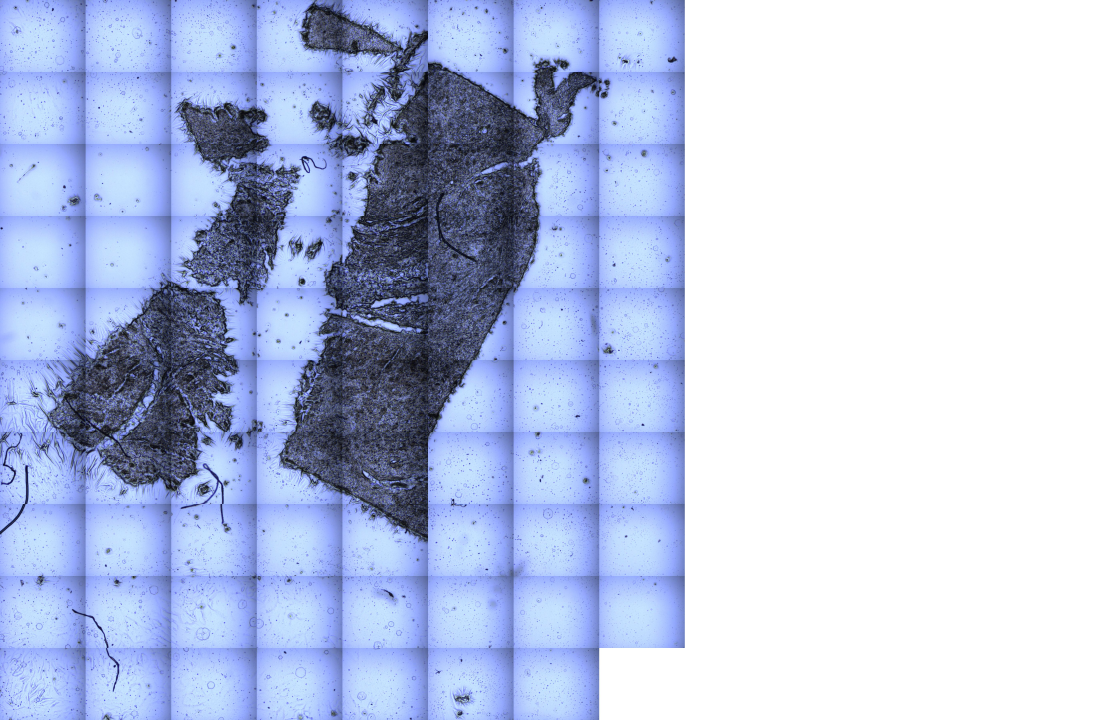
#> input picture acqBianco1_unita.jpg, 5564 x 3600 px (shown at 1/5 size)
$ python -i match_images.py   (imports and definitions only)
#> lines starting #> are read from the running program, lines starting #| are printed output that depends on the picture; after the words box and inside, x2 and y2 are one past the last pixel; in counts of white or black regions, pixels touching at a corner belong together
import cv2
import numpy as np
import matplotlib.pyplot as plt
from matplotlib.backends.backend_tkagg import FigureCanvasTkAgg
import tkinter as tk
from tkinter import filedialog, ttk

#parametri di dove sono iniziate le scansioni delle immagini, per rendere algoritmo generale ho due scelte:
# -chiederli in input all'utente
# -leggere da file system il nome delle foto
ROW_NOTCOLORED = 25000
COLUMN_NOTCOLORED = 14630
ROW_COLORED = 22360
COLUMN_COLORED = 34290

class tkinter:
    def __init__(self):
        self.tk = tk.Tk()
        self.tk.geometry("800x800")
        self.tk.title("Matching campioni")

        self.notebook = ttk.Notebook(self.tk)
        self.notebook.pack(expand=True, fill='both')

        self.tab1 = ttk.Frame(self.notebook)
        self.tab2 = ttk.Frame(self.notebook)
        self.tab1.grid_columnconfigure(0, weight=1)
        self.tab1.grid_columnconfigure(1, weight=1)
        self.tab2.grid_columnconfigure(0, weight=1)
        self.tab2.grid_columnconfigure(1, weight=1)
        self.tab1.grid_propagate(False)
        self.tab2.grid_propagate(False)

        # Aggiungi schede al notebook
        self.notebook.add(self.tab1, text='Seleziona campioni')
        self.notebook.add(self.tab2, text='Matching campioni')

        self.img1 = None
        self.img2 = None
        tk.Label(self.tab1, text="Seleziona campioni da confrontare", fg = "red", font=("Helvetica", 16)).grid(row=1, columnspan=2)

        tk.Button(self.tab1, text="Scegli campione 1", command=lambda:self.open_file(1)).grid(row=2, column = 0)
        tk.Label(self.tab1, text="Nessun Path selezionato al momento", anchor='w').grid(row=2, column=1, sticky='w')
        tk.Label(self.tab1, text="").grid(row=3, pady=4)
        tk.Button(self.tab1, text="Scegli campione 2", command=lambda:self.open_file(2)).grid(row=4, column = 0)
        tk.Label(self.tab1, text="Nessun Path selezionato al momento", anchor='w').grid(row=4, column=1, sticky='w')
        tk.Label(self.tab1, text="").grid(row=5, pady=4)
        tk.Button(self.tab1, text="Confronta", command=lambda:self.check_img(self.img1, self.img2)).grid(row=6, columnspan = 2)

    def check_img(self, img1, img2):
        if img1 is not None or img2 is not None:
            self.notebook.select(self.tab2)
            main(self.img1, self.img2)
        else:
            tk.Label(self.tab1, text="Immagini scelte non valide").grid(row=4, columnspan=2)

    def open_file(self, index):
        filepath = filedialog.askopenfilename()  # Apri la finestra di dialogo per selezionare un file

        if filepath:

            img = cv2.imread(filepath, cv2.IMREAD_COLOR)
            if img is None:
                tk.Label(self.tab1, text="File non valido").grid(row=4, columnspan=2)
                return -1

            if index == 1:
                tk.Label(self.tab1, text=filepath, anchor='w').grid(row=2, column = 1, padx=3, sticky='w')
                self.img1 = img
            elif index == 2:
                tk.Label(self.tab1, text=filepath, anchor='w').grid(row=4, column = 1, padx=3, sticky='w')
                self.img2 = img


    def home(self, centr1, centr2, rot, shape, contour1, contour2):
        self.centroide = np.array(centr1).copy() #questo è il centroide che vado a usare per le traslazioni
        self.centr1 = centr1 #questo è il centroide della prima immagine
        self.centr2 = centr2 #questo è il centroide della seconda immagine
        self.bestRot = rot #questo è il grado di rotazione migliore calcolato dal sistema
        self.myRot = rot #rotazione usata per modificare a piacimento dell'utente
        self.shape = shape #dimensioni dell'immagine
        self.contour1 = contour1 #il contorno della prima immagine
        self.contour2 = contour2 #il contorno della seconda immagine
        welcome_label = tk.Label(self.tab2,
                         text="Inserisci coordinate immagine colorata",
                         fg = "red",
                         font=("Helvetica", 16))
        welcome_label.grid(row=0, columnspan=2)
        tk.Label(self.tab2, text="X", font=("Helvetica", 12)).grid(row=1, column=0)
        tk.Label(self.tab2, text="Y", font=("Helvetica", 12)).grid(row=2, column=0)
        tk.Label(self.tab2, text="Rotazione",font=("Helvetica", 12)).grid(row=3, column=0)

        self.defaultX = tk.StringVar()
        self.defaultY = tk.StringVar()
        self.defaultX.set(self.centr1[0] + ROW_COLORED)
        self.defaultY.set(self.centr1[1] + COLUMN_COLORED)
        self.defaultRot = tk.StringVar()
        self.defaultRot.set(self.bestRot)

        x = tk.Spinbox(self.tab2, from_=ROW_COLORED, to=ROW_COLORED + self.shape[0], textvariable=self.defaultX)
        y = tk.Spinbox(self.tab2, from_=COLUMN_COLORED, to=COLUMN_COLORED + self.shape[1], textvariable=self.defaultY)
        rot = tk.Spinbox(self.tab2, from_=0, to=359, textvariable=self.defaultRot)

        x.grid(row=1, column=1)
        y.grid(row=2, column=1)
        rot.grid(row = 3, column=1)
        tk.Label(self.tab2, text="").grid(row=4, pady=2)

        tk.Button(self.tab2, text="Applica", command=lambda:self.submit(x, y, rot), font=("Helvetica", 12)).grid(row=5, columnspan=2)
        tk.Label(self.tab2, text="").grid(row=6, pady=4)
        tk.Button(self.tab2, text="Posizioni su vetrino", command=lambda:self.original_position(), font=("Helvetica", 12)).grid(row=9, column=0)
        tk.Button(self.tab2, text="Posizione iniziale", command=lambda:self.best_position(), font=("Helvetica", 12)).grid(row=9, column=1)
        tk.Label(self.tab2, text="").grid(row=8, pady=5)
        self.drawImg()

    def original_position(self):
        self.centroide = np.array(self.centr2).copy()
        self.myRot = self.bestRot
        self.defaultX.set(self.centr2[0] + ROW_COLORED)
        self.defaultY.set(self.centr2[1] + COLUMN_COLORED)
        self.defaultRot.set(self.bestRot)
        self.drawImg()

    def best_position(self):

        self.centroide = np.array(self.centr1).copy()
        self.myRot = self.bestRot
        self.defaultX.set(self.centr1[0] + ROW_COLORED)
        self.defaultY.set(self.centr1[1] + COLUMN_COLORED)
        self.defaultRot.set(self.bestRot)
        self.drawImg()


    def drawImg(self):

        if hasattr(self, 'canvas_widget'):
            self.canvas_widget.destroy()

        center = (float(self.centroide[0]), float(self.centroide[1]))
        rotMatrix = cv2.getRotationMatrix2D(center, self.myRot, 1.0)
        new_contour2 = cv2.transform(self.contour2[0], rotMatrix)
        new_cont2 = new_contour2 + np.array([[[self.centroide[0], self.centroide[1]]]]) - np.array([[[self.centr2[0], self.centr2[1]]]])

        img = np.zeros((self.shape[0],self.shape[1],3), dtype=np.uint8)

        cv2.drawContours(img, self.contour1, -1, (0,255,0), 7)
        cv2.drawContours(img, [new_cont2], -1, (255,0,0), 7)

        fig, ax = plt.subplots()
        ax.axis('off')
        ax.imshow(img)

        canvas = FigureCanvasTkAgg(fig, master=self.tab2)
        canvas.draw()
        canvas.get_tk_widget().grid(row = 7, columnspan=2, padx=10)

    def submit(self, x, y, rot):

        #tk.Label(self.tk, text="").grid(row=5, pady=10)
        try:
            self.centroide[0] = float(x.get()) - ROW_COLORED
            self.centroide[1] = float(y.get()) - COLUMN_COLORED
            self.myRot = float(rot.get())

            self.drawImg()

            # [9 lines of commented-out code are left out]
        except:
            tk.Label(self.tab2, text="Valori inseriti non validi").grid(row=8, columnspan=2)

        return

def filter_image(img):
    imgWhite = False

    result = onlyPurple(img)
    if not np.mean(result) > 254: #controllo se era un campione non colorato non faccio nulla
        img = result
    else:
        imgWhite = True

    img_gray = cv2.cvtColor(img, cv2.COLOR_BGR2GRAY)

    if(imgWhite):
        matrix1 = np.ones(img_gray.shape, dtype="uint8") * 70 # matrice usata per schiarire e quindi rimuovere rumore delle righe foto
        img_gray = cv2.add(img_gray, matrix1)  #schiarisco la figura non colorata perche piu scura e con maggior rumore

    #aumento il contrasto delle immagini
    matrix2 = np.ones(img_gray.shape) * 1.3 #matrice per + contrasto
    img_gray = np.uint8(np.clip(cv2.multiply(np.float64(img_gray), matrix2), 0, 255))

    #rendo l'immagine una bitmap
    img_gray = cv2.adaptiveThreshold(img_gray, 255, cv2.ADAPTIVE_THRESH_MEAN_C, cv2.THRESH_BINARY_INV, 13, 3)

    #allargo dimensioni immagini per la rotazione di 1/2 rispetto alla loro dimensione e disegno al centro
    dimX = img.shape[0] + img.shape[0]//2
    dimY = img.shape[1] + img.shape[1]//2
    canvas = np.zeros((dimX, dimY), dtype=np.uint8)
    canvas[img_gray.shape[0]//4:img_gray.shape[0]//4*5, img_gray.shape[1]//4:img_gray.shape[1]//4*5] = img_gray

    #filtro dove elimino un po di rumore nei contorni frastagliati
    canvas = cv2.bilateralFilter(canvas, 30, 75, 75)

    return canvas

def define_contour(img, square):
    density = cv2.blur(img.astype(np.float32), square) / 255
    mask = (density > 0.000005).astype(np.uint8) * 255
    new_img = np.maximum(img, mask.astype(np.uint8))
    #print(square[0])
    return new_img


def find_contour(img):
    #ottengo i contorni
    while True:
        contours, _ = cv2.findContours(img, cv2.RETR_EXTERNAL, cv2.CHAIN_APPROX_NONE)

        filter_contours = []
        for i in contours:
            if(len(i) > 2000):
                filter_contours.append(i)

        if(len(filter_contours) == 1):
            break
        elif len(filter_contours) == 0:
            print("Contorni troppo poco definiti")
            return -1
        else:
            square = (27, 27) #area considerata per filtrare i pixel
            img = define_contour(img, square)

    return filter_contours

def main(img1, img2): #i due argomenti sono le immagini dei vetrini

    #filtro le immagini
    img1 = filter_image(img1)
    img2 = filter_image(img2)

    filter_contours1 = find_contour(img1)
    filter_contours2 = find_contour(img2)

    if(filter_contours1 == -1 or filter_contours2 == -1):
        return -1

    # [6 lines of commented-out code are left out]

    M1 = cv2.moments(filter_contours1[0])

    cx1 = int(M1["m10"] / M1["m00"])  # coordinata X del centro
    cy1 = int(M1["m01"] / M1["m00"])  # coordinata Y del centro
    centroide1 = np.array([cx1, cy1])

    M2 = cv2.moments(filter_contours2[0])

    cx2 = int(M2["m10"] / M2["m00"])  # coordinata X del centro
    cy2 = int(M2["m01"] / M2["m00"])  # coordinata Y del centro
    centroide2 = np.array([cx2, cy2])

    #print(cx1, cx2)
    #print(cy1, cy2)

    i = 0
    resBest = 100

    approx_contours1 = cv2.approxPolyDP(filter_contours1[0], 10, True)
    approx_contours2 =  cv2.approxPolyDP(filter_contours2[0], 10, True)

    approx_contours2 = approx_contours2 + np.array([[[cx1, cy1]]]) - np.array([[[cx2, cy2]]])

    bestRot = 0
    sc = cv2.createShapeContextDistanceExtractor()
    while i < 360:

        rotMatrix = cv2.getRotationMatrix2D((cx2, cy2), i, 1.0)
        rotated_contours = cv2.transform(approx_contours2, rotMatrix)

        distance = sc.computeDistance(approx_contours1, rotated_contours)

        if(distance < resBest):
            resBest = distance
            bestRot = i
        print(i, distance)
        i = i + 1

    # [15 lines of commented-out code are left out]

    window.home(centroide1, centroide2, bestRot, img1.shape, filter_contours1, filter_contours2)

    #plt.show()

    return

def match_ORB(final_img):
    kpORB = [[] for _ in final_img]
    desORB = [[] for _ in final_img]

    idx = 0
    for i in final_img:
        kpORB[idx], desORB[idx] = compute_ORB_keypoints(i)
        idx += 1

    bf = cv2.BFMatcher(cv2.NORM_HAMMING, crossCheck=True)
    matches2 = bf.match(desORB[0],desORB[1])

    matches2 = sorted(matches2, key = lambda x:x.distance)
    img4 = cv2.drawMatches(final_img[0],kpORB[0],final_img[1],kpORB[1],matches2,None,flags=cv2.DrawMatchesFlags_NOT_DRAW_SINGLE_POINTS)

    plt.imshow(img4),plt.show()
    cv2.imwrite("match_ORB.jpg", img4)

def compute_ORB_keypoints(img):
    orb = cv2.ORB_create()
    kp, des = orb.detectAndCompute(img,None)
    return kp, des


def onlyPurple(img):

    hsv = cv2.cvtColor(img, cv2.COLOR_BGR2HSV)
    lower_purple = np.array([125, 85, 85], dtype=np.uint8)
    upper_purple = np.array([160, 255, 255], dtype=np.uint8)

    mask = cv2.inRange(hsv, lower_purple, upper_purple)

    white_background = np.full(img.shape, (0,0,255), dtype=np.uint8)
    purple_background = np.full(img.shape,  np.array([140, 80, 80], dtype=np.uint8), dtype=np.uint8)

    # Applica maschera: dove è True, mantieni il colore viola, altrimenti bianco
    result = np.where(mask[:, :, np.newaxis] == 255, purple_background, white_background)

    result = cv2.cvtColor(result, cv2.COLOR_HSV2BGR)

    return result

window = tkinter()

# [1 line not run here, left out]

>>> import cv2
>>> picture = cv2.imread('acqBianco1_unita.jpg')
#> picture is the input picture: shape (3600, 5564, 3); mean B, G, R 227.7, 197, 185.4
>>> result = filter_image(picture)
#> in onlyPurple, `hsv = cv2.cvtColor(img, cv2.COLOR_BGR2HSV)`: hsv: shape (3600, 5564, 3); mean H, S, V 67.6, 52.2, 227.7
#> in onlyPurple, `mask = cv2.inRange(hsv, lower_purple, upper_purple)`:
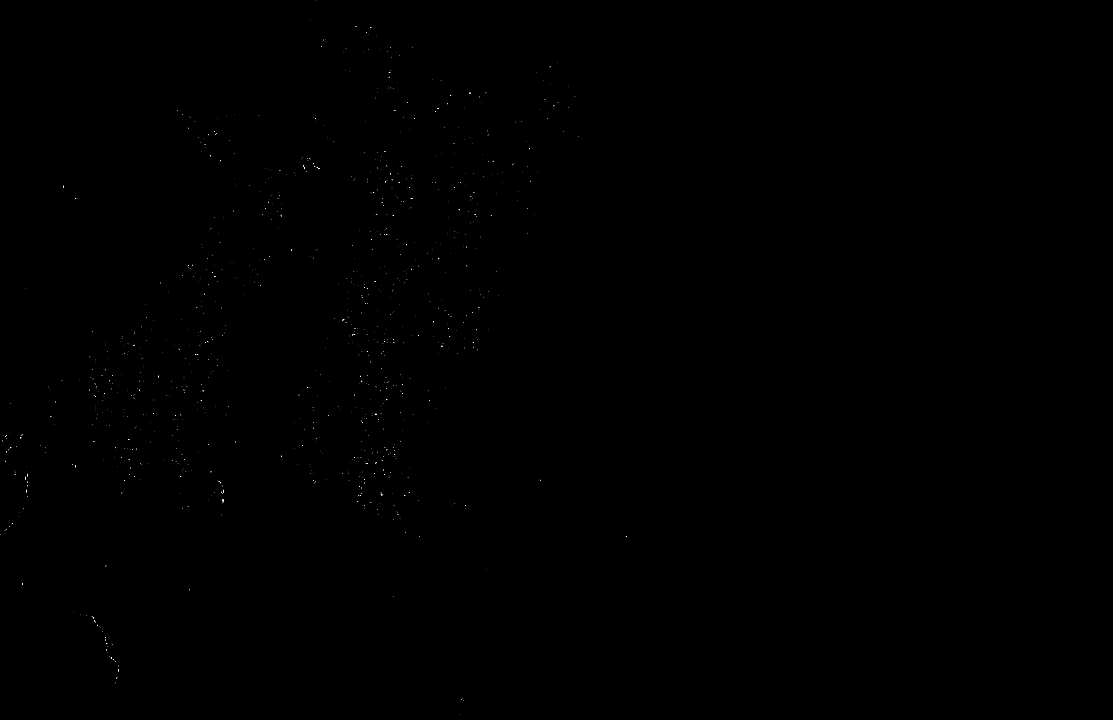
#> mask: shape (3600, 5564) (shown at 1/5 size); 0.01% white in thin lines or dots, all inside (x1, y1, x2, y2) = (0, 0, 3135, 3573)
#> in onlyPurple, `result = np.where(mask[:, :, np.newaxis] == 255, purple_background, wh..`:
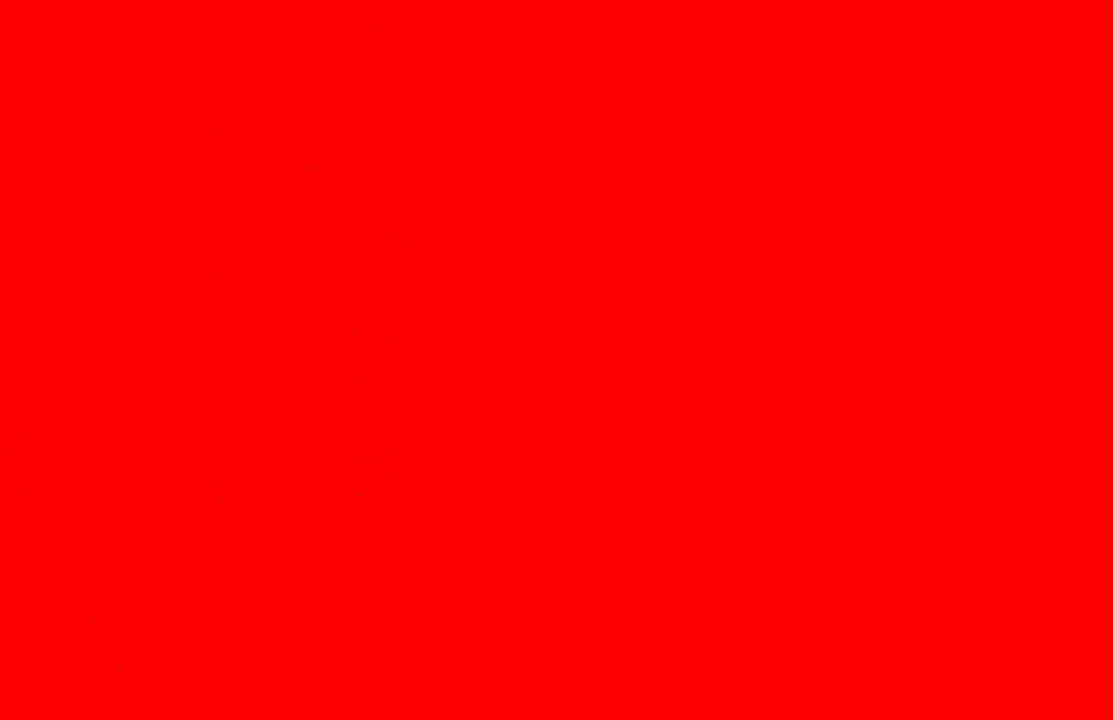
#> result: shape (3600, 5564, 3) (shown at 1/5 size); mean of channels 0, 1, 2 0, 0, 255; drawn as B, G, R
#> in onlyPurple, `result = cv2.cvtColor(result, cv2.COLOR_HSV2BGR)`:
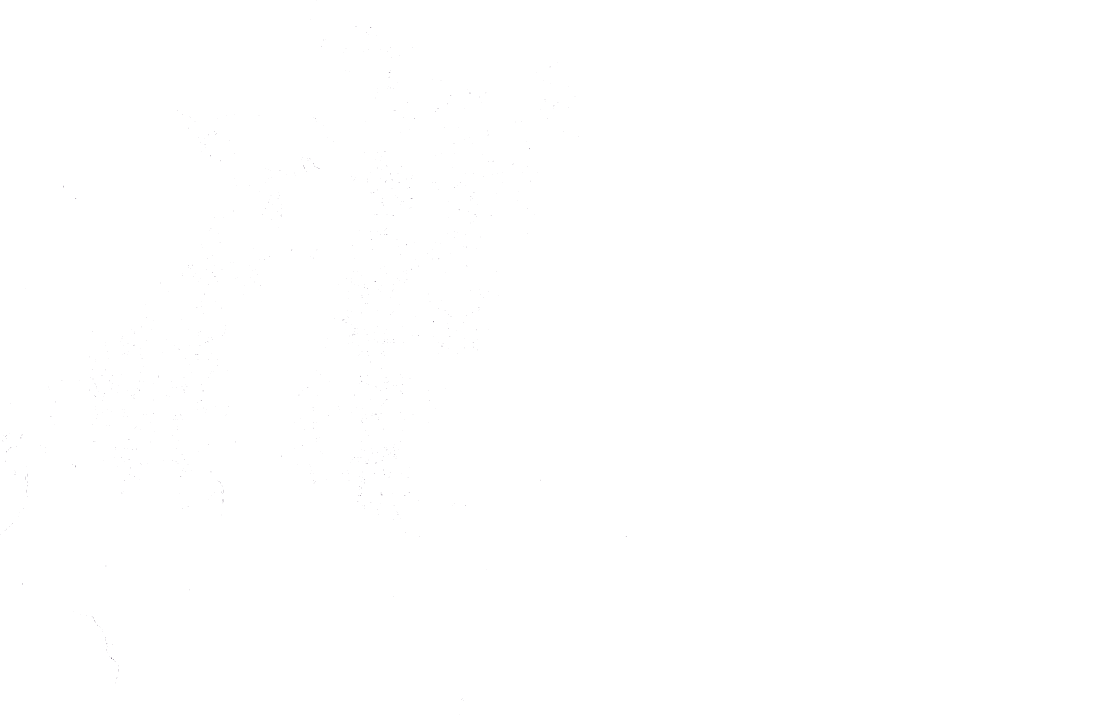
#> result: shape (3600, 5564, 3) (shown at 1/5 size); mean B, G, R 255, 255, 255
#> in filter_image, `img_gray = cv2.cvtColor(img, cv2.COLOR_BGR2GRAY)`:
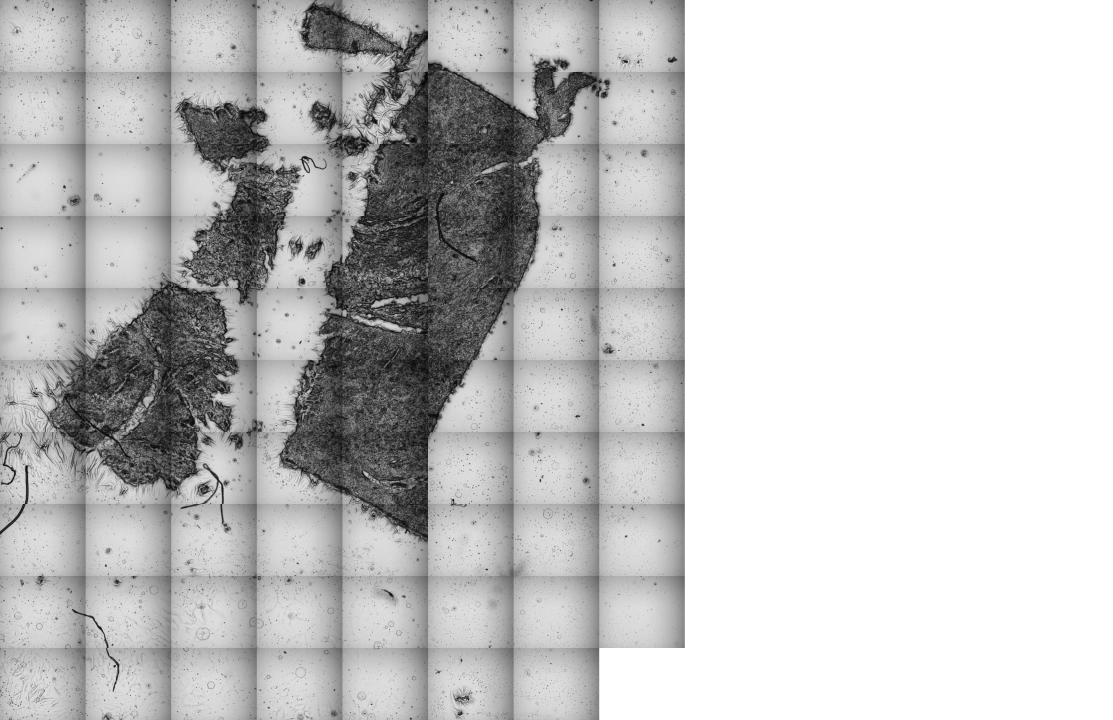
#> img_gray: shape (3600, 5564) (shown at 1/5 size); min 1, max 255, mean 197
#> in filter_image, `img_gray = cv2.adaptiveThreshold(img_gray, 255, cv2.ADAPTIVE_THRESH_ME..`: img_gray: shape (3600, 5564); 7.8% white; 12560 white regions (9796 under 20 px), largest, box (x1, y1, x2, y2) and area: (1387, 302, 2989, 2720) 736489, (256, 1390, 1198, 2369) 186204, (971, 822, 1434, 1528) 70030
#> in filter_image, `canvas[img_gray.shape[0]//4:img_gray.shape[0]//4*5, img_gray.shape[1]/..`:
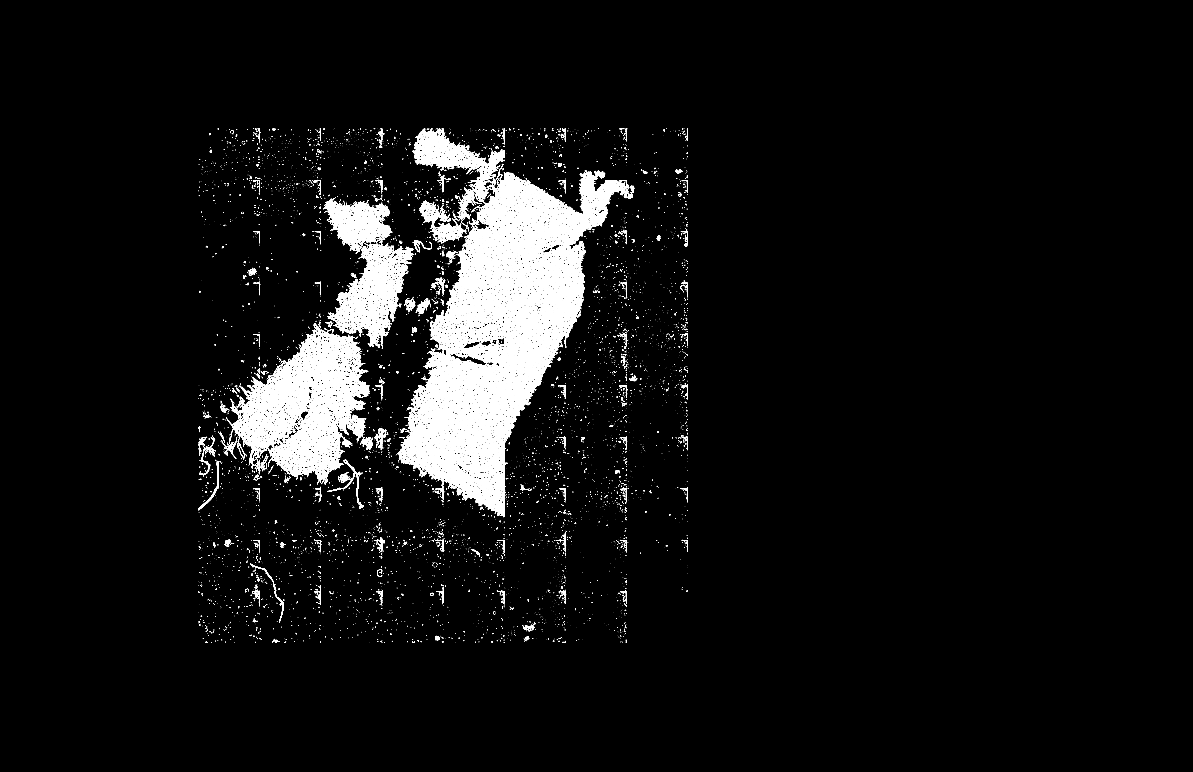
#> canvas: shape (5400, 8346) (shown at 1/7 size); 3.5% white; 12560 white regions (9796 under 20 px), largest, box (x1, y1, x2, y2) and area: (2778, 1202, 4380, 3620) 736489, (1647, 2290, 2589, 3269) 186204, (2362, 1722, 2825, 2428) 70030
#> (the run stopped early here; a loop or call above may not have finished)
